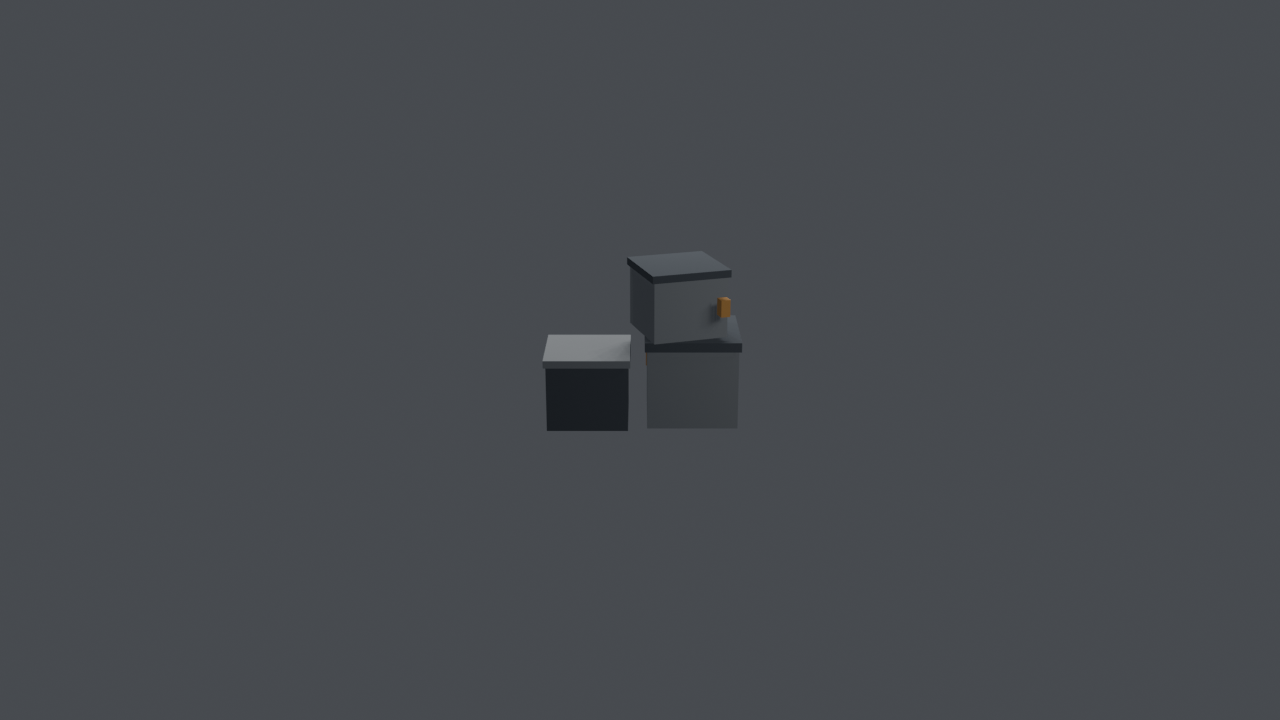
#> input picture artifacts/asset-review/TC_ENV_SupplyCrateStack_V1/back.png, 1280 x 720 px
$ python build_asset_review_contact_sheet.py ../../artifacts/asset-review/TC_ENV_SupplyCrateStack_V1
#> lines starting #> are read from the running program, lines starting #| are printed output that depends on the picture
#!/usr/bin/env python3
"""Build a contact sheet from Blender asset review PNGs."""
from __future__ import annotations

import sys
from pathlib import Path


def main() -> None:
    if len(sys.argv) != 2:
        raise SystemExit("usage: python3 tools/blender/build_asset_review_contact_sheet.py review_dir")
    review_dir = Path(sys.argv[1])
    if not review_dir.exists():
        raise SystemExit(f"missing review directory: {review_dir}")
    pngs = sorted(path for path in review_dir.glob("*.png") if path.name != "contact_sheet.png")
    if not pngs:
        raise SystemExit(f"no PNGs found in {review_dir}")
    from PIL import Image, ImageDraw, ImageFont
    thumb_w, thumb_h = 420, 236
    cols = 2
    rows = (len(pngs) + cols - 1) // cols
    sheet = Image.new("RGB", (cols * thumb_w, rows * (thumb_h + 28)), (20, 22, 24))
    draw = ImageDraw.Draw(sheet)
    font = ImageFont.load_default()
    for idx, path in enumerate(pngs):
        image = Image.open(path).convert("RGB")
        image.thumbnail((thumb_w, thumb_h))
#> image: PIL image 420x236 RGB
        x = (idx % cols) * thumb_w
        y = (idx // cols) * (thumb_h + 28)
        sheet.paste(image, (x + (thumb_w - image.width) // 2, y))
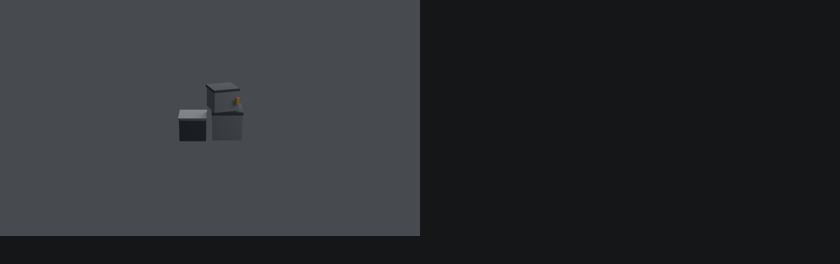
#> sheet: PIL image 840x264 RGB; mean R, G, B 42.6, 45.4, 48.5
        draw.text((x + 8, y + thumb_h + 8), path.name, fill=(230, 230, 220), font=font)
#> pass 2 of the loop in main, `for idx, path in enumerate(pngs):`:
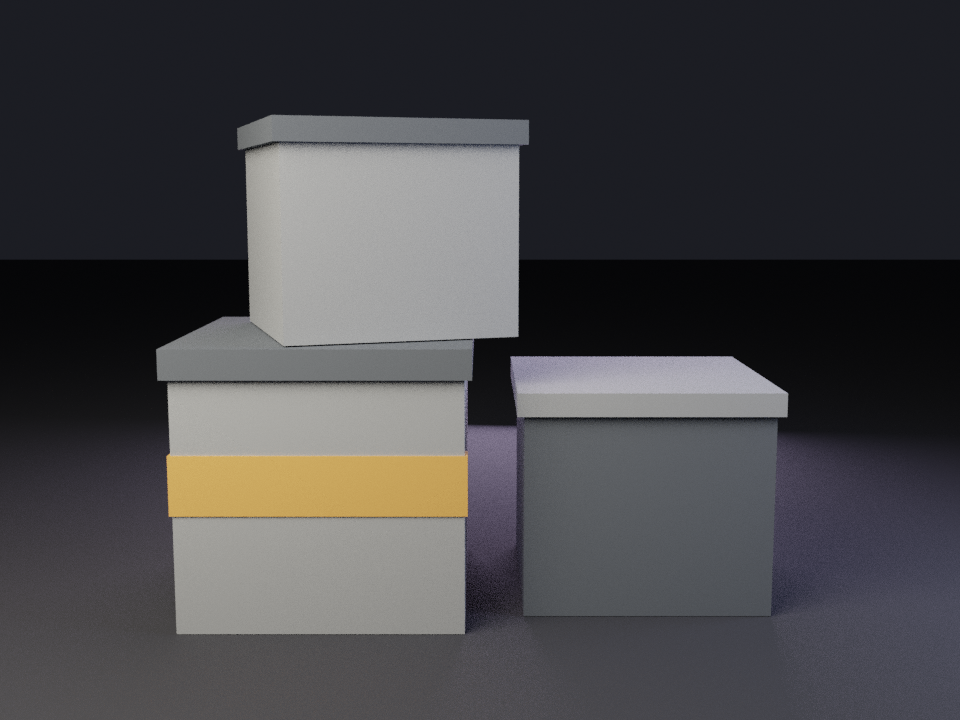
#> input picture artifacts/asset-review/TC_ENV_SupplyCrateStack_V1/front.png, 960 x 720 px
#> in main, `sheet.paste(image, (x + (thumb_w - image.width) // 2, y))`:
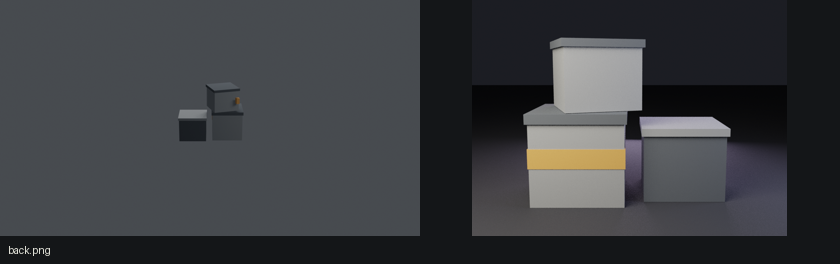
#> sheet: PIL image 840x264 RGB; mean R, G, B 59.8, 61.6, 64.7
    output = review_dir / "contact_sheet.png"
    sheet.save(output)
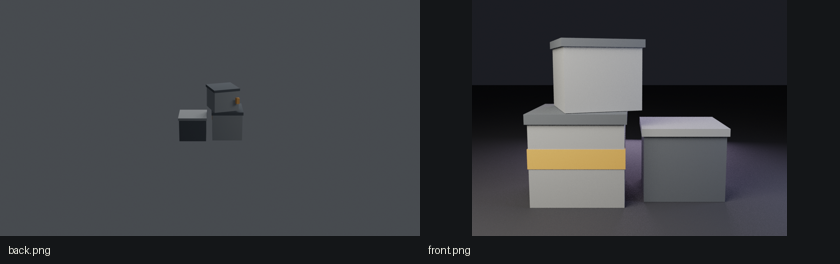
#> saved as contact_sheet.png: PIL image 840x264 RGB; mean R, G, B 59.9, 61.7, 64.8
    print(f"ASSET_REVIEW_CONTACT_SHEET_WRITTEN {output}")


if __name__ == "__main__":
    main()
